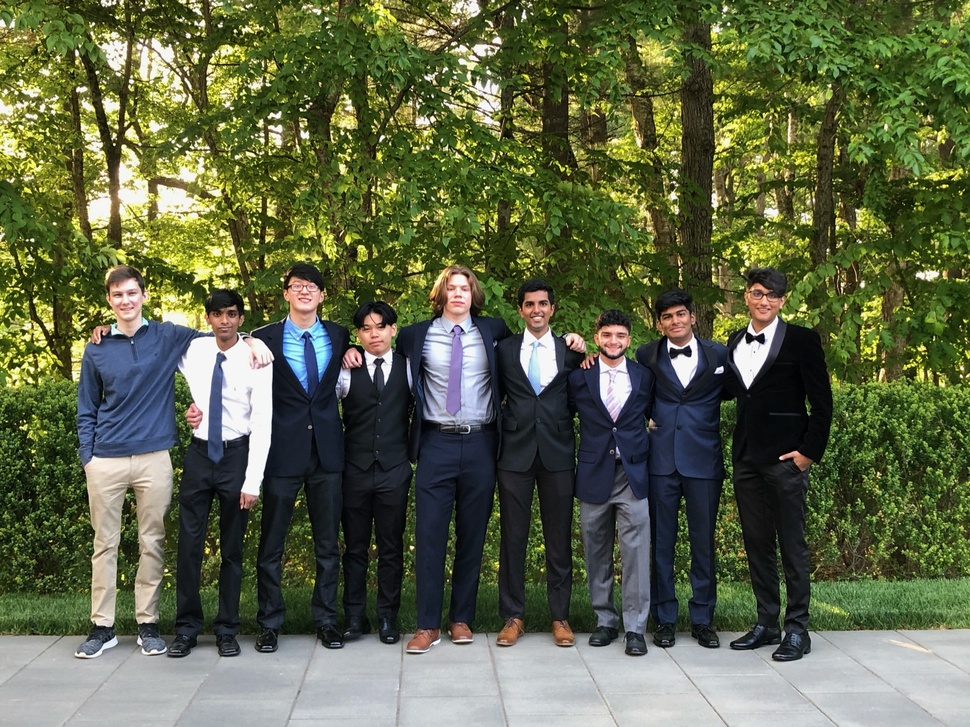
#> input picture prom_facedetect.jpg, 970 x 727 px, shrunk from 2049 x 1536 before the run
$ python haarcascadestest.py
#> lines starting #> are read from the running program, lines starting #| are printed output that depends on the picture; after the words box and inside, x2 and y2 are one past the last pixel; in counts of white or black regions, pixels touching at a corner belong together
import numpy
import cv2

# ---- Vineeth Rizz Test ----

'''rizz_cascade = cv2.CascadeClassifier("haarcascade_frontalface_default.xml") #Created cascadeclassifier object
img = cv2.imread("vineethrizz.jpg") # Reads image
rizz_gray = cv2.cvtColor(img, cv2.COLOR_BGR2GRAY) # Converts to grayscale


# ----- Multiscaling -----

detected_faces = rizz_cascade.detectMultiScale(rizz_gray, 1.3, 5)

for (top_xLeft,top_yLeft,w,h) in detected_faces:
    rectangle = cv2.rectangle(img,(top_xLeft,top_yLeft),(top_xLeft+w,top_yLeft+h),(255,0,0),2) # Creates a random rectangle.
    #roi = rectangle[top_yLeft:top_yLeft+h ,top_xLeft:top_xLeft+w] # Slices image to only region of interest.

cv2.imshow("final_img", img) #Showcase the final image with rectangles around detected faces
cv2.imwrite("rizz.jpg", img) # saving the final image as rizz.jpg
#cv2.waitKey(0)
#cv2.destroyAllWindows()'''

# ---- Prom multiple face test ----


prom_cascade = cv2.CascadeClassifier("haarcascade_frontalface_default.xml") #Created cascadeclassifier object
img = cv2.imread("prom_facedetect.jpg") # Reads image
#> img is the input picture: shape (727, 970, 3); mean B, G, R 71.9, 101.1, 93.9
prom_gray = cv2.cvtColor(img, cv2.COLOR_BGR2GRAY) # Converts to grayscale
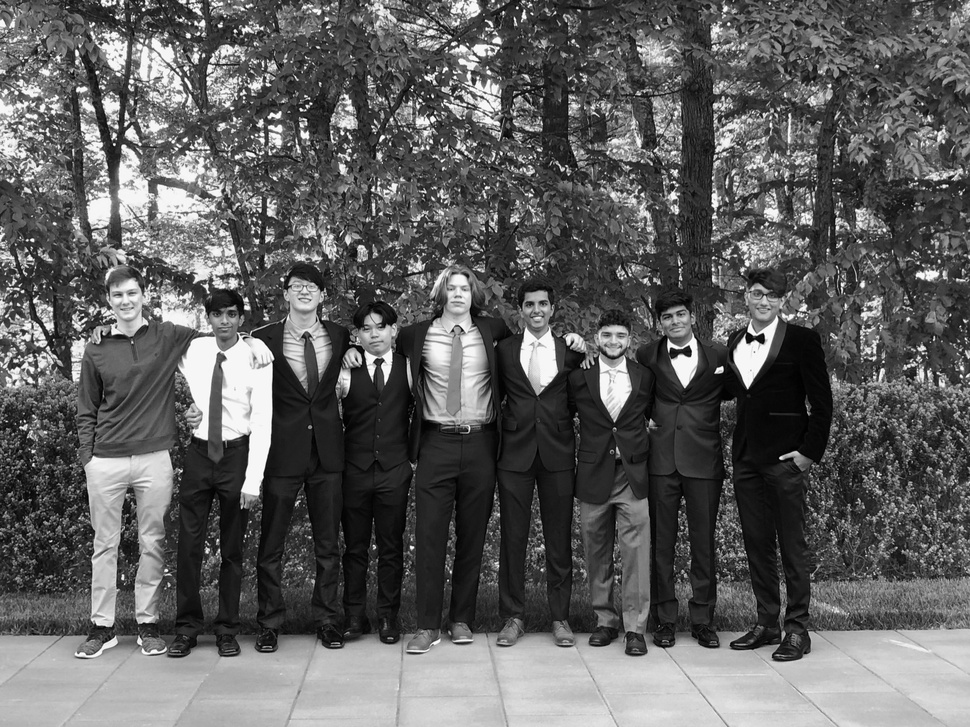
#> prom_gray: shape (727, 970); min 0, max 255, mean 95.6


# ----- Multiscaling -----

detected_faces = prom_cascade.detectMultiScale(prom_gray, 1.2, 6)
#> detected_faces = [[442, 276, 34, 34], [358, 315, 33, 33], [515, 287, 43, 43], [591, 317, 46, 46], [103, 277, 45, 45]]

for (top_xLeft,top_yLeft,w,h) in detected_faces:
    rectangle = cv2.rectangle(img,(top_xLeft,top_yLeft),(top_xLeft+w,top_yLeft+h),(255,0,0),2) # Creates a random rectangle.
#> this loop made 5 passes
#> pass 2, `rectangle = cv2.rectangle(img,(top_xLeft,top_yLeft),(top_xLeft+w,top_y..`:
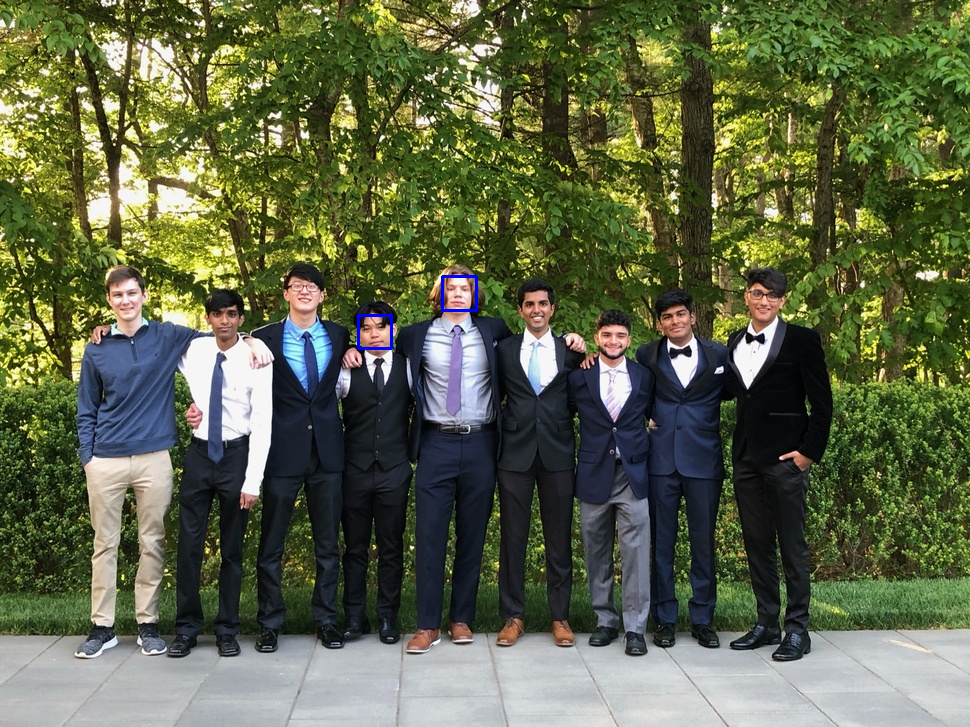
#> rectangle: shape (727, 970, 3); mean B, G, R 72, 101, 93.7
#> pass 3, `rectangle = cv2.rectangle(img,(top_xLeft,top_yLeft),(top_xLeft+w,top_y..`:
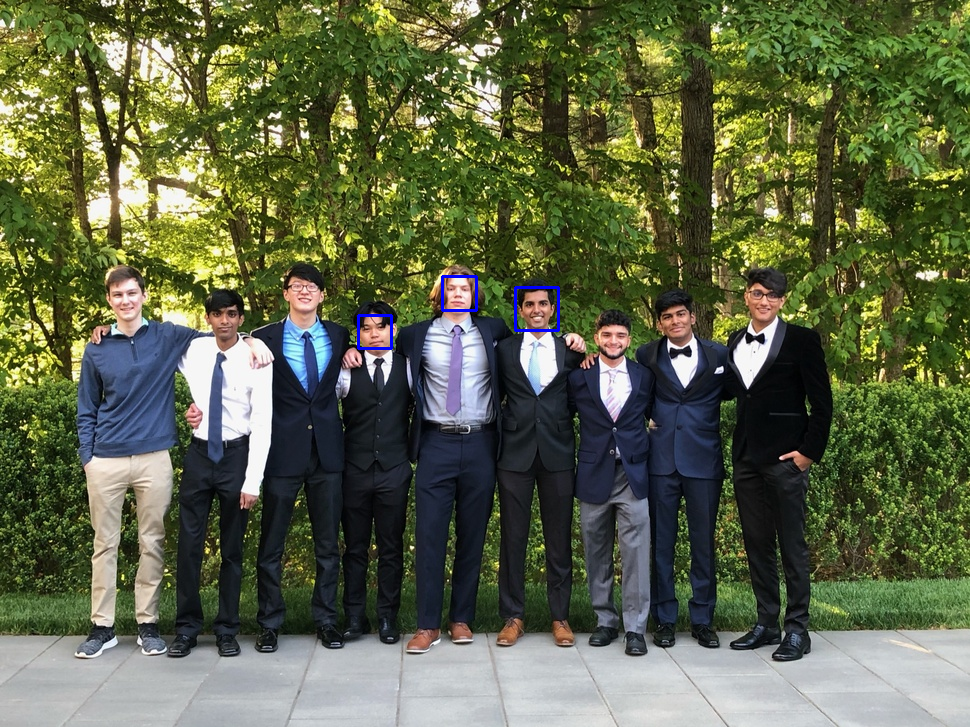
#> rectangle: shape (727, 970, 3); 0.07% of pixels changed, all inside (x1, y1, x2, y2) = (514, 286, 560, 332)
#> after the loop:
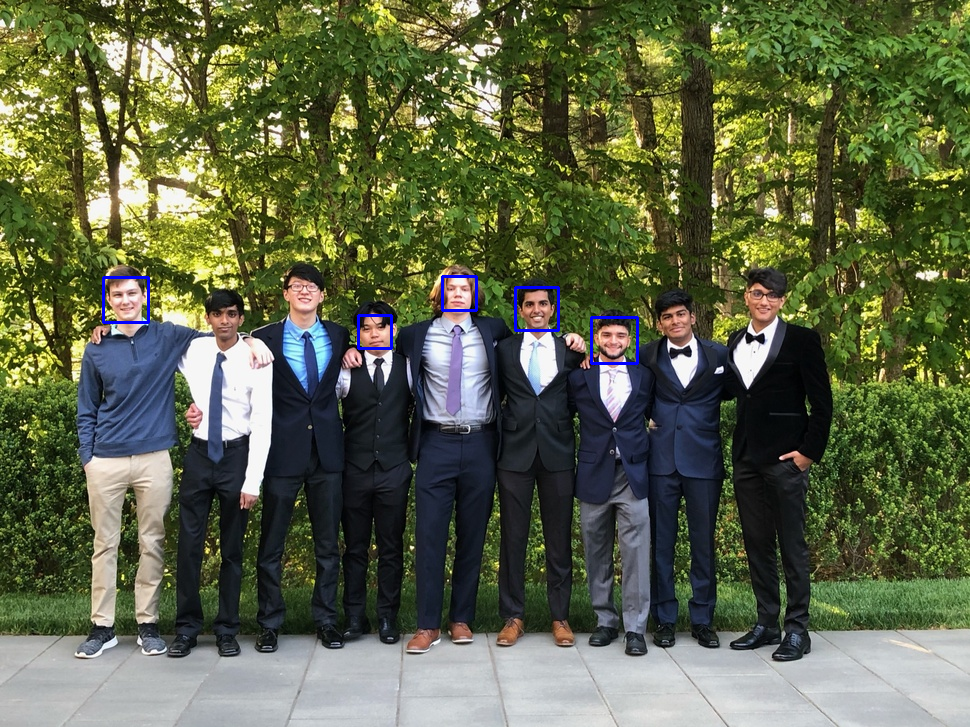
#> img: shape (727, 970, 3); 0.34% of pixels changed, all inside (x1, y1, x2, y2) = (102, 275, 639, 365)
    #roi = rectangle[top_yLeft:top_yLeft+h ,top_xLeft:top_xLeft+w] # Slices image to only region of interest.

cv2.imshow("final_img", img) #Showcase the final image with rectangles around detected faces
cv2.imwrite("prom_final.jpg", img) # saving the final image as prom_final.jpg


# a = numpy.array([1, 2, 3]) #testing accessing numpy
# img = cv2.imread("vineethrizz.jpg") #testing accessing cv2

# ---- Facial Recognition ----
